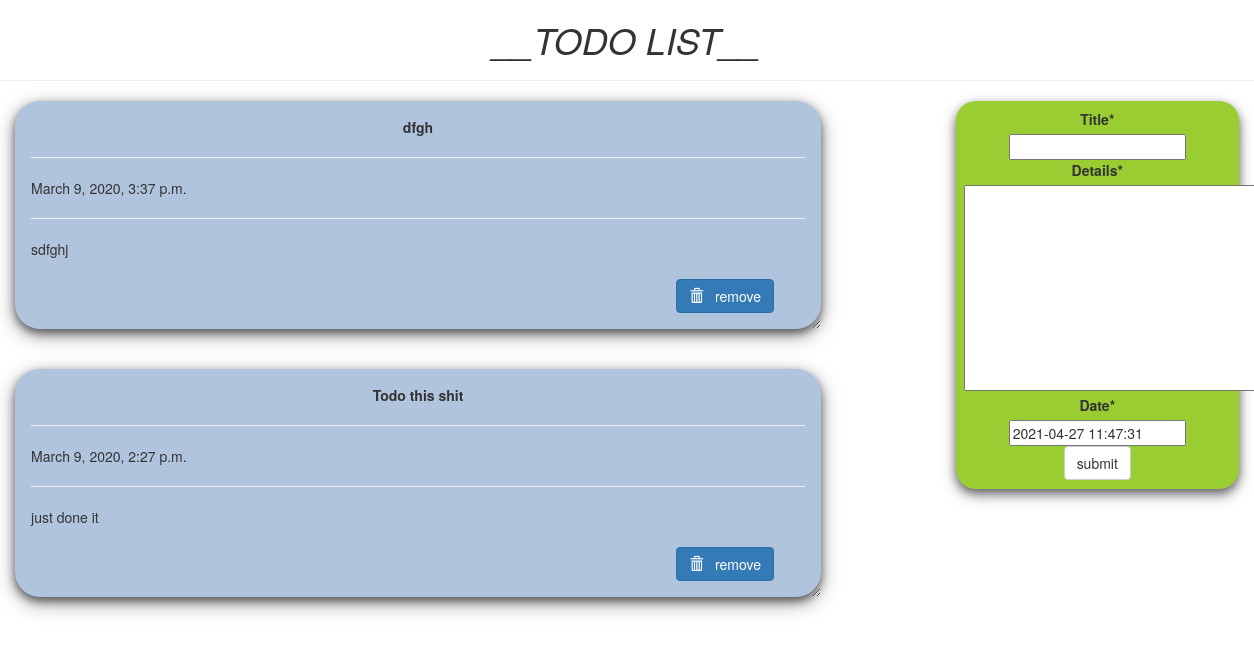
Before: / with the older database file.
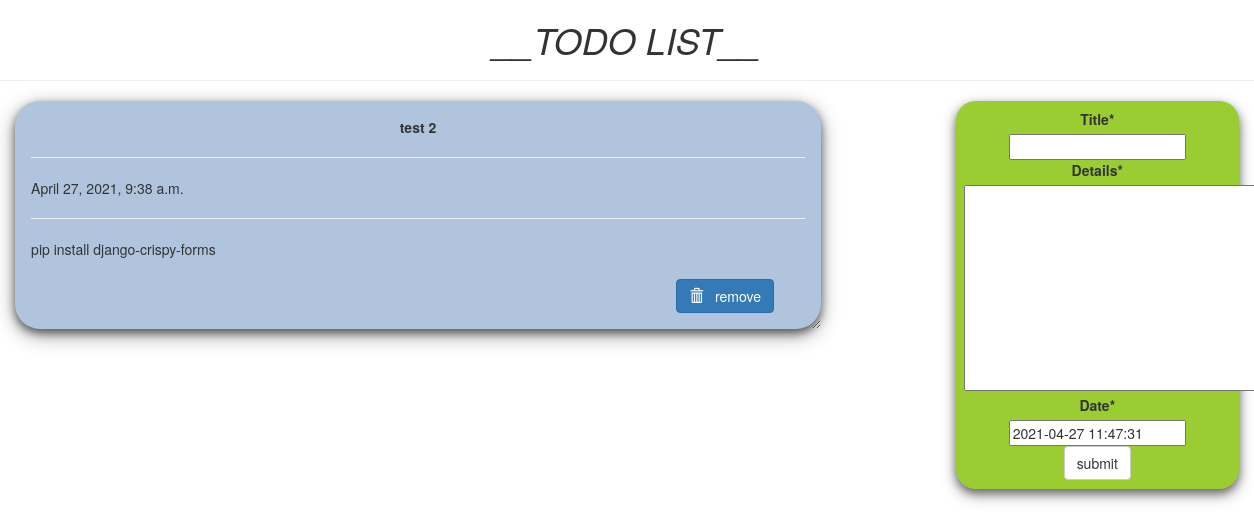
After: the same page with the newer database file.
### todoapp/models.py (models this page shows, shortened)
class Todo(models.Model):
    title= models.CharField(max_length=100)
    details= models.TextField()
    date= models.DateTimeField(default=timezone.now)

### todoapp/views.py (the view)
# urls.py: path('', views.index, name="todo"),
def index(request):
    item_list = Todo.objects.order_by("-date")
    if request.method == "POST":
        form = TodoForm(request.POST)
        if form.is_valid():
            form.save()
            return redirect('todo')
    form = TodoForm()
    page = {
        "forms" : form,
        "list" : item_list,
        "title" : "TODO LIST",
         }
    return render(request, 'todoapp/index.html', page)

### todoapp/forms.py
class TodoForm(forms.ModelForm):
    class Meta:
        model = Todo
        fields="__all__"

### todoapp/templates/todoapp/index.html (shortened to what this page needs)
{% load crispy_forms_tags %}
<!DOCTYPE html>
<html lang="en" dir="ltr">
<head>
  <link rel="stylesheet" href="https://maxcdn.bootstrapcdn.com/bootstrap/3.3.7/css/bootstrap.min.css">
</head>
<body  class="container-fluid">
  <center class="row">
    <h1><i>__TODO LIST__</i></h1>
    <hr />
  </center>
  <div class="row">
    <div class="col-md-8">
      {% for i in list %}
      <div class="card">
        <center><b>{{i.title}}</b></center>
        <hr/>
        {{i.date}}
        <hr/>
        {{i.details}}
        <br />
        <br />
        <form action="/del/{{i.id}}" method="POST" style=" padding-right: 4%; padding-bottom: 3%;">
          <button value="remove" type="submit"  class="btn btn-primary" style="float: right;"><span class="glyphicon glyphicon-trash"></span> &nbsp; remove</button>
        </form>
      </div>
      {% endfor%}
    </div>
    <div class="col-md-1"> </div>
    <div class="col-md-3" >
      <div  class="submit_form">
      <form  method="POST">
        {{forms|crispy}}
        <center>
        <input type="submit" class="btn btn-default" value="submit" />
      </center>
      </form>
    </div>
  </div>
</div>
</body>
</html>

### todoapp/templates/todoapp/index.html (style rules this page uses)
.card { box-shadow: 0 4px 8px 0 rgba(0,0,0,0.5), 0 6px 20px 0 rgba(0,0,0,0.39); background: lightsteelblue; margin-bottom : 5%; border-radius: 25px; padding : 2%; overflow: auto; resize: both; text-overflow: ellipsis; }
.submit_form { text-align: center; padding: 3%; background: yellowgreen; border-radius: 20px; box-shadow: 0 4px 8px 0 rgba(0,0,0,0.4), 0 6px 15px 0 rgba(0,0,0,0.36); }

Changed rows visible on the page:
removed Todo: title "dfgh", date "March 9, 2020, 3:37 p.m.", details "sdfghj"
removed Todo: title "Todo this shit", date "March 9, 2020, 2:27 p.m.", details "just done it"
added Todo: title "test 2", date "April 27, 2021, 9:38 a.m.", details "pip install django-crispy-forms"
